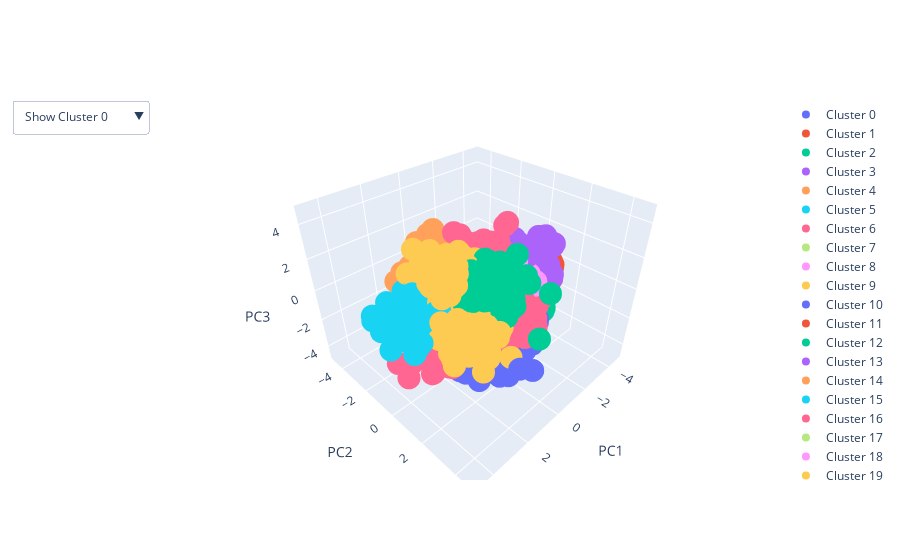

Notebook cell for this chart:
### Code cell
fig = go.Figure()

for index in range(27):
    subset = pca_df[pca_df["KMEANS_Cluster"] == index]
    fig.add_trace(
        go.Scatter3d(
            x=subset["PC1"],
            y=subset["PC2"],
            z=subset["PC3"],
            mode="markers",
            name=f"Cluster {index}",
        ),
    )

buttons_list = []
for index in range(27):
    buttons_list.append(
        dict(
            label=f"Show Cluster {index}",
            method="update",
            args=[
                {"visible": [False] * index + [True] + [False] * (26 - index)},
                {"title": f"Cluster {index}"},
            ],
        )
    )

buttons_list.append(
    dict(
        label="Show All Clusters",
        method="update",
        args=[{"visible": [True] * 27}, {"title": "All Clusters"}],
    )
)

fig.update_layout(updatemenus=[dict(buttons=buttons_list)])
fig.update_scenes(
    xaxis_title="PC1",
    xaxis_range=[-5, 5],
    xaxis_autorange=False,
    yaxis_title="PC2",
    yaxis_range=[-5, 5],
    yaxis_autorange=False,
    zaxis_title="PC3",
    zaxis_range=[-5, 5],
    zaxis_autorange=False,
)

fig.update_xaxes(range=[-5, 5])
fig.update_yaxes(range=[-5, 5])
fig.show()

### Figure 1 — Plotly figure (JSON) as saved in the notebook; plotly's stock layout.template omitted (floating-point values rounded to 4 significant figures; data arrays with more than 128 entries replaced by an {"elided": "..."} marker saying what was removed)
{"data": [{"mode": "markers", "name": "Cluster 0", "type": "scatter3d", "x": {"elided": "640 float values"}, "y": {"elided": "640 float values"}, "z": {"elided": "640 float values"}}, {"mode": "markers", "name": "Cluster 1", "type": "scatter3d", "x": {"elided": "483 float values"}, "y": {"elided": "483 float values"}, "z": {"elided": "483 float values"}}, {"mode": "markers", "name": "Cluster 2", "type": "scatter3d", "x": {"elided": "443 float values"}, "y": {"elided": "443 float values"}, "z": {"elided": "443 float values"}}, {"mode": "markers", "name": "Cluster 3", "type": "scatter3d", "x": {"elided": "535 float values"}, "y": {"elided": "535 float values"}, "z": {"elided": "535 float values"}}, {"mode": "markers", "name": "Cluster 4", "type": "scatter3d", "x": {"elided": "494 float values"}, "y": {"elided": "494 float values"}, "z": {"elided": "494 float values"}}, {"mode": "markers", "name": "Cluster 5", "type": "scatter3d", "x": {"elided": "403 float values"}, "y": {"elided": "403 float values"}, "z": {"elided": "403 float values"}}, {"mode": "markers", "name": "Cluster 6", "type": "scatter3d", "x": {"elided": "229 float values"}, "y": {"elided": "229 float values"}, "z": {"elided": "229 float values"}}, {"mode": "markers", "name": "Cluster 7", "type": "scatter3d", "x": {"elided": "316 float values"}, "y": {"elided": "316 float values"}, "z": {"elided": "316 float values"}}, {"mode": "markers", "name": "Cluster 8", "type": "scatter3d", "x": {"elided": "417 float values"}, "y": {"elided": "417 float values"}, "z": {"elided": "417 float values"}}, {"mode": "markers", "name": "Cluster 9", "type": "scatter3d", "x": {"elided": "248 float values"}, "y": {"elided": "248 float values"}, "z": {"elided": "248 float values"}}, {"mode": "markers", "name": "Cluster 10", "type": "scatter3d", "x": {"elided": "316 float values"}, "y": {"elided": "316 float values"}, "z": {"elided": "316 float values"}}, {"mode": "markers", "name": "Cluster 11", "type": "scatter3d", "x": {"elided": "327 float values"}, "y": {"elided": "327 float values"}, "z": {"elided": "327 float values"}}, {"mode": "markers", "name": "Cluster 12", "type": "scatter3d", "x": {"elided": "190 float values"}, "y": {"elided": "190 float values"}, "z": {"elided": "190 float values"}}, {"mode": "markers", "name": "Cluster 13", "type": "scatter3d", "x": {"elided": "321 float values"}, "y": {"elided": "321 float values"}, "z": {"elided": "321 float values"}}, {"mode": "markers", "name": "Cluster 14", "type": "scatter3d", "x": {"elided": "513 float values"}, "y": {"elided": "513 float values"}, "z": {"elided": "513 float values"}}, {"mode": "markers", "name": "Cluster 15", "type": "scatter3d", "x": {"elided": "489 float values"}, "y": {"elided": "489 float values"}, "z": {"elided": "489 float values"}}, {"mode": "markers", "name": "Cluster 16", "type": "scatter3d", "x": {"elided": "301 float values"}, "y": {"elided": "301 float values"}, "z": {"elided": "301 float values"}}, {"mode": "markers", "name": "Cluster 17", "type": "scatter3d", "x": {"elided": "314 float values"}, "y": {"elided": "314 float values"}, "z": {"elided": "314 float values"}}, {"mode": "markers", "name": "Cluster 18", "type": "scatter3d", "x": {"elided": "418 float values"}, "y": {"elided": "418 float values"}, "z": {"elided": "418 float values"}}, {"mode": "markers", "name": "Cluster 19", "type": "scatter3d", "x": {"elided": "317 float values"}, "y": {"elided": "317 float values"}, "z": {"elided": "317 float values"}}, {"mode": "markers", "name": "Cluster 20", "type": "scatter3d", "x": {"elided": "226 float values"}, "y": {"elided": "226 float values"}, "z": {"elided": "226 float values"}}, {"mode": "markers", "name": "Cluster 21", "type": "scatter3d", "x": {"elided": "345 float values"}, "y": {"elided": "345 float values"}, "z": {"elided": "345 float values"}}, {"mode": "markers", "name": "Cluster 22", "type": "scatter3d", "x": {"elided": "524 float values"}, "y": {"elided": "524 float values"}, "z": {"elided": "524 float values"}}, {"mode": "markers", "name": "Cluster 23", "type": "scatter3d", "x": {"elided": "305 float values"}, "y": {"elided": "305 float values"}, "z": {"elided": "305 float values"}}, {"mode": "markers", "name": "Cluster 24", "type": "scatter3d", "x": {"elided": "278 float values"}, "y": {"elided": "278 float values"}, "z": {"elided": "278 float values"}}, {"mode": "markers", "name": "Cluster 25", "type": "scatter3d", "x": {"elided": "175 float values"}, "y": {"elided": "175 float values"}, "z": {"elided": "175 float values"}}, {"mode": "markers", "name": "Cluster 26", "type": "scatter3d", "x": {"elided": "385 float values"}, "y": {"elided": "385 float values"}, "z": {"elided": "385 float values"}}], "layout": {"scene": {"xaxis": {"autorange": false, "range": [-5, 5], "title": {"text": "PC1"}}, "yaxis": {"autorange": false, "range": [-5, 5], "title": {"text": "PC2"}}, "zaxis": {"autorange": false, "range": [-5, 5], "title": {"text": "PC3"}}}, "updatemenus": [{"buttons": [{"args": [{"visible": [true, false, false, false, false, false, false, false, false, false, false, false, false, false, false, false, false, false, false, false, false, false, false, false, false, false, false]}, {"title": "Cluster 0"}], "label": "Show Cluster 0", "method": "update"}, {"args": [{"visible": [false, true, false, false, false, false, false, false, false, false, false, false, false, false, false, false, false, false, false, false, false, false, false, false, false, false, false]}, {"title": "Cluster 1"}], "label": "Show Cluster 1", "method": "update"}, {"args": [{"visible": [false, false, true, false, false, false, false, false, false, false, false, false, false, false, false, false, false, false, false, false, false, false, false, false, false, false, false]}, {"title": "Cluster 2"}], "label": "Show Cluster 2", "method": "update"}, {"args": [{"visible": [false, false, false, true, false, false, false, false, false, false, false, false, false, false, false, false, false, false, false, false, false, false, false, false, false, false, false]}, {"title": "Cluster 3"}], "label": "Show Cluster 3", "method": "update"}, {"args": [{"visible": [false, false, false, false, true, false, false, false, false, false, false, false, false, false, false, false, false, false, false, false, false, false, false, false, false, false, false]}, {"title": "Cluster 4"}], "label": "Show Cluster 4", "method": "update"}, {"args": [{"visible": [false, false, false, false, false, true, false, false, false, false, false, false, false, false, false, false, false, false, false, false, false, false, false, false, false, false, false]}, {"title": "Cluster 5"}], "label": "Show Cluster 5", "method": "update"}, {"args": [{"visible": [false, false, false, false, false, false, true, false, false, false, false, false, false, false, false, false, false, false, false, false, false, false, false, false, false, false, false]}, {"title": "Cluster 6"}], "label": "Show Cluster 6", "method": "update"}, {"args": [{"visible": [false, false, false, false, false, false, false, true, false, false, false, false, false, false, false, false, false, false, false, false, false, false, false, false, false, false, false]}, {"title": "Cluster 7"}], "label": "Show Cluster 7", "method": "update"}, {"args": [{"visible": [false, false, false, false, false, false, false, false, true, false, false, false, false, false, false, false, false, false, false, false, false, false, false, false, false, false, false]}, {"title": "Cluster 8"}], "label": "Show Cluster 8", "method": "update"}, {"args": [{"visible": [false, false, false, false, false, false, false, false, false, true, false, false, false, false, false, false, false, false, false, false, false, false, false, false, false, false, false]}, {"title": "Cluster 9"}], "label": "Show Cluster 9", "method": "update"}, {"args": [{"visible": [false, false, false, false, false, false, false, false, false, false, true, false, false, false, false, false, false, false, false, false, false, false, false, false, false, false, false]}, {"title": "Cluster 10"}], "label": "Show Cluster 10", "method": "update"}, {"args": [{"visible": [false, false, false, false, false, false, false, false, false, false, false, true, false, false, false, false, false, false, false, false, false, false, false, false, false, false, false]}, {"title": "Cluster 11"}], "label": "Show Cluster 11", "method": "update"}, {"args": [{"visible": [false, false, false, false, false, false, false, false, false, false, false, false, true, false, false, false, false, false, false, false, false, false, false, false, false, false, false]}, {"title": "Cluster 12"}], "label": "Show Cluster 12", "method": "update"}, {"args": [{"visible": [false, false, false, false, false, false, false, false, false, false, false, false, false, true, false, false, false, false, false, false, false, false, false, false, false, false, false]}, {"title": "Cluster 13"}], "label": "Show Cluster 13", "method": "update"}, {"args": [{"visible": [false, false, false, false, false, false, false, false, false, false, false, false, false, false, true, false, false, false, false, false, false, false, false, false, false, false, false]}, {"title": "Cluster 14"}], "label": "Show Cluster 14", "method": "update"}, {"args": [{"visible": [false, false, false, false, false, false, false, false, false, false, false, false, false, false, false, true, false, false, false, false, false, false, false, false, false, false, false]}, {"title": "Cluster 15"}], "label": "Show Cluster 15", "method": "update"}, {"args": [{"visible": [false, false, false, false, false, false, false, false, false, false, false, false, false, false, false, false, true, false, false, false, false, false, false, false, false, false, false]}, {"title": "Cluster 16"}], "label": "Show Cluster 16", "method": "update"}, {"args": [{"visible": [false, false, false, false, false, false, false, false, false, false, false, false, false, false, false, false, false, true, false, false, false, false, false, false, false, false, false]}, {"title": "Cluster 17"}], "label": "Show Cluster 17", "method": "update"}, {"args": [{"visible": [false, false, false, false, false, false, false, false, false, false, false, false, false, false, false, false, false, false, true, false, false, false, false, false, false, false, false]}, {"title": "Cluster 18"}], "label": "Show Cluster 18", "method": "update"}, {"args": [{"visible": [false, false, false, false, false, false, false, false, false, false, false, false, false, false, false, false, false, false, false, true, false, false, false, false, false, false, false]}, {"title": "Cluster 19"}], "label": "Show Cluster 19", "method": "update"}, {"args": [{"visible": [false, false, false, false, false, false, false, false, false, false, false, false, false, false, false, false, false, false, false, false, true, false, false, false, false, false, false]}, {"title": "Cluster 20"}], "label": "Show Cluster 20", "method": "update"}, {"args": [{"visible": [false, false, false, false, false, false, false, false, false, false, false, false, false, false, false, false, false, false, false, false, false, true, false, false, false, false, false]}, {"title": "Cluster 21"}], "label": "Show Cluster 21", "method": "update"}, {"args": [{"visible": [false, false, false, false, false, false, false, false, false, false, false, false, false, false, false, false, false, false, false, false, false, false, true, false, false, false, false]}, {"title": "Cluster 22"}], "label": "Show Cluster 22", "method": "update"}, {"args": [{"visible": [false, false, false, false, false, false, false, false, false, false, false, false, false, false, false, false, false, false, false, false, false, false, false, true, false, false, false]}, {"title": "Cluster 23"}], "label": "Show Cluster 23", "method": "update"}, {"args": [{"visible": [false, false, false, false, false, false, false, false, false, false, false, false, false, false, false, false, false, false, false, false, false, false, false, false, true, false, false]}, {"title": "Cluster 24"}], "label": "Show Cluster 24", "method": "update"}, {"args": [{"visible": [false, false, false, false, false, false, false, false, false, false, false, false, false, false, false, false, false, false, false, false, false, false, false, false, false, true, false]}, {"title": "Cluster 25"}], "label": "Show Cluster 25", "method": "update"}, {"args": [{"visible": [false, false, false, false, false, false, false, false, false, false, false, false, false, false, false, false, false, false, false, false, false, false, false, false, false, false, true]}, {"title": "Cluster 26"}], "label": "Show Cluster 26", "method": "update"}, {"args": [{"visible": [true, true, true, true, true, true, true, true, true, true, true, true, true, true, true, true, true, true, true, true, true, true, true, true, true, true, true]}, {"title": "All Clusters"}], "label": "Show All Clusters", "method": "update"}]}], "xaxis": {"range": [-5, 5]}, "yaxis": {"range": [-5, 5]}}}
